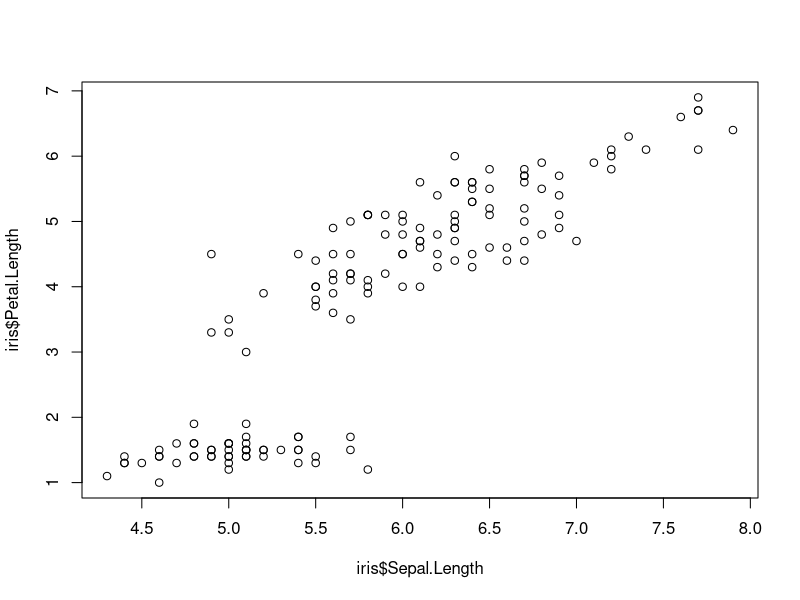
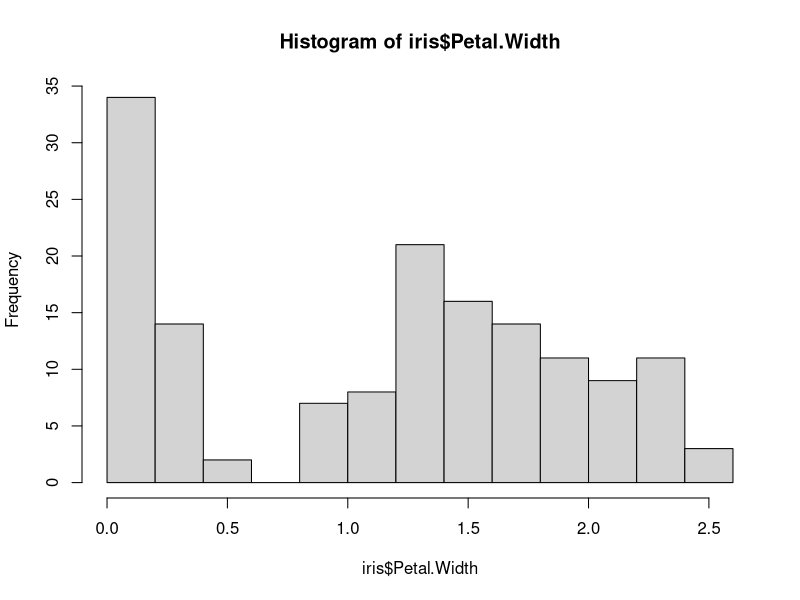
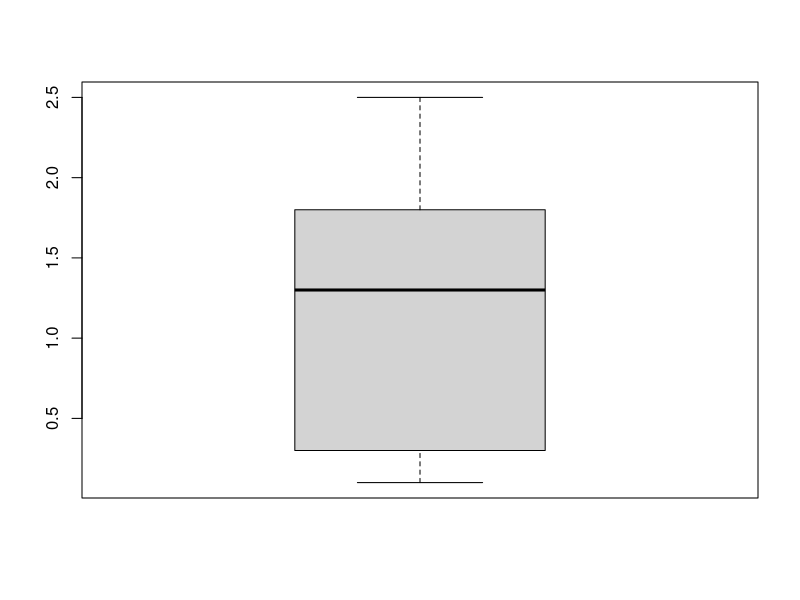

The R script that drew these images, in order:
## ---- chunk 1
data(iris)
head(iris)
## ---- chunk 2
names(iris)
## ---- chunk 3
table(iris$Species)
## ---- chunk 4
summary(iris)
## ---- chunk 5
sd(iris$Sepal.Length)
## ---- chunk 6
plot(iris$Sepal.Length,iris$Petal.Length)
## ---- chunk 7
hist(iris$Petal.Width)
## ---- chunk 8
boxplot(iris$Petal.Width)
## ---- chunk 9
library(dplyr)
iris %>%
  group_by(Species)%>%
  summarise(comp_sepala = mean(Sepal.Length),
            desvio_padrao = sd(Sepal.Length))

